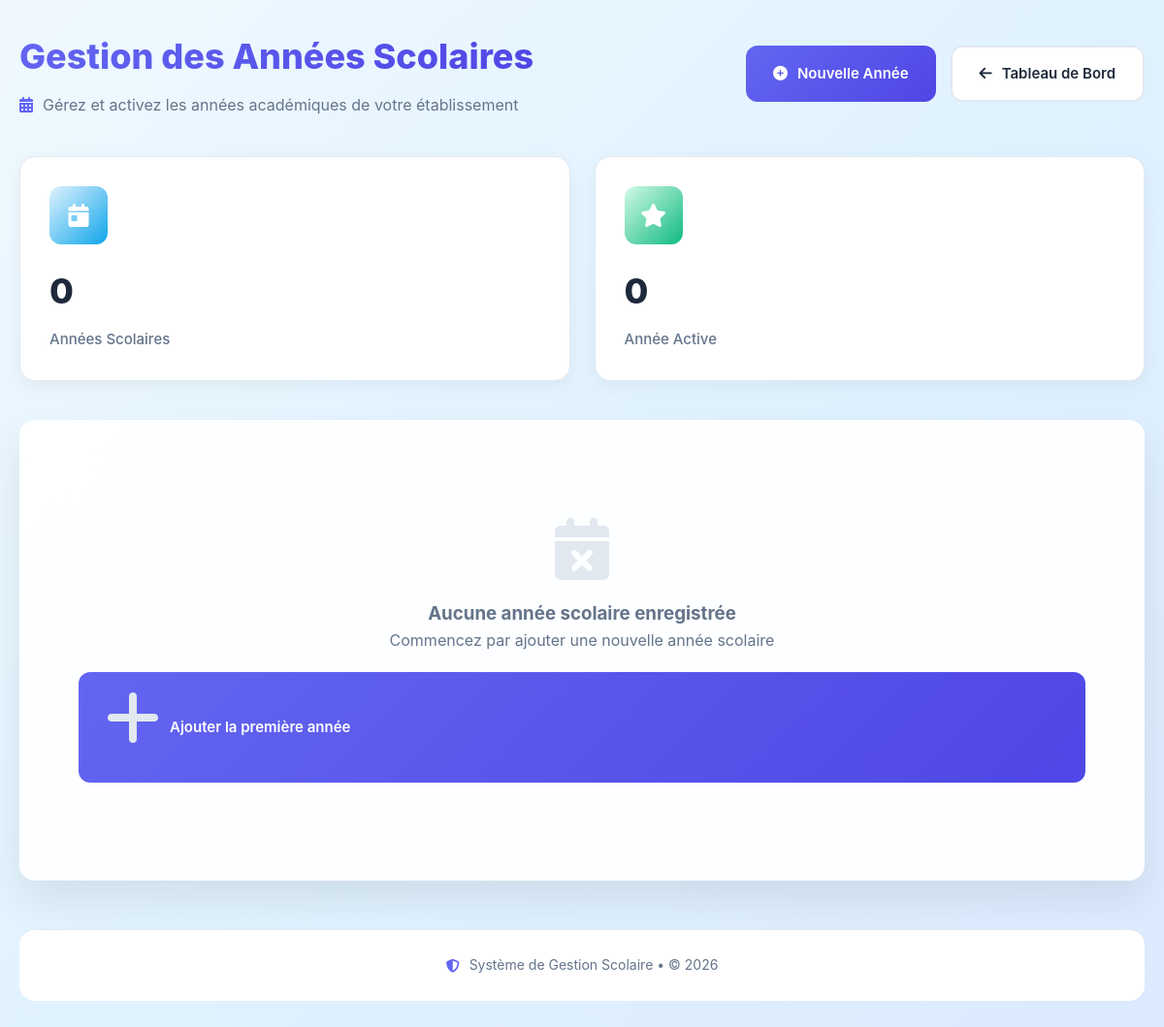
Page /Ecole/annees/activer.php (signed in) on the earlier database version.
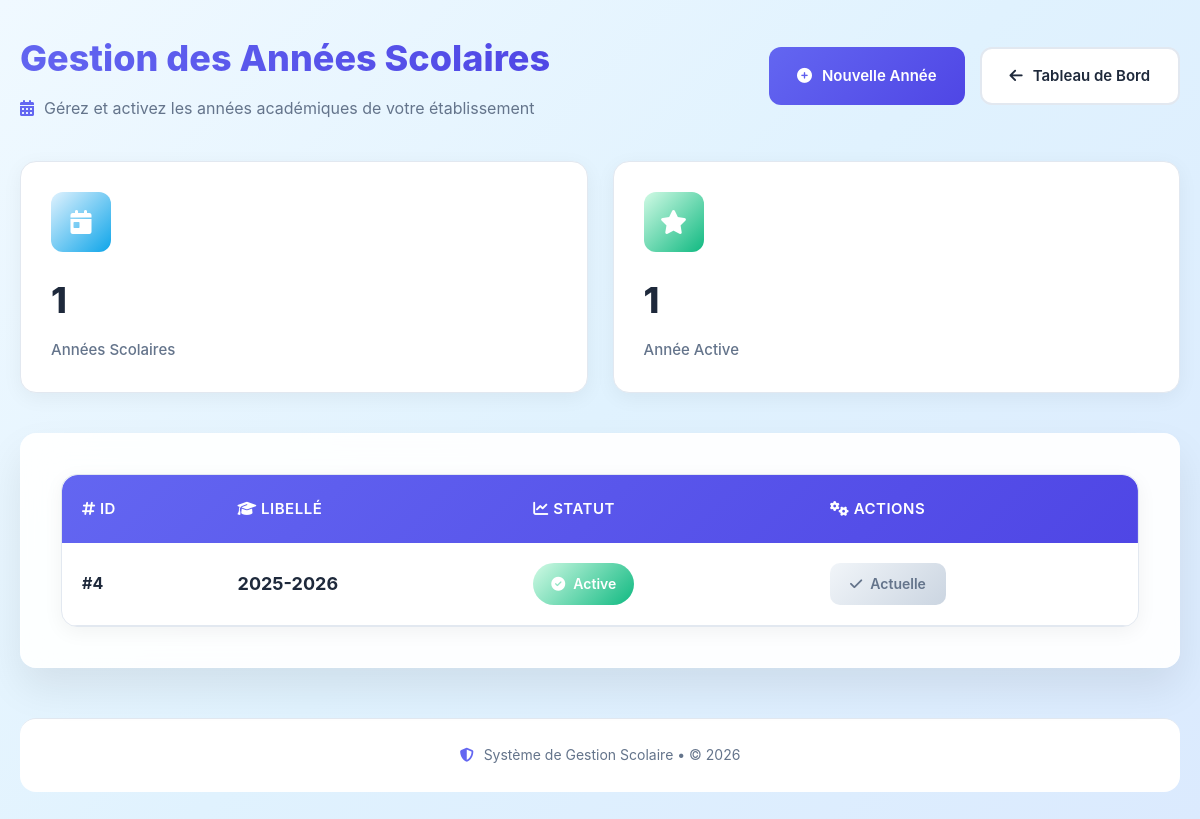
Same page on the later database version.
### tables this page shows
CREATE TABLE `annees_scolaires` (
  `id` int(11) NOT NULL,
  `libelle` varchar(20) NOT NULL,
  `active` tinyint(1) DEFAULT 0
);

### Ecole/annees/activer.php (the view, shortened to what the changed rows need)
<?php
require_once '../config/database.php';
$stmt = $pdo->query("SELECT * FROM annees_scolaires ORDER BY id ASC");
$annees = $stmt->fetchAll();
?>
<!DOCTYPE html>
<html lang="fr">
<head>
    <link rel="stylesheet" href="https://cdnjs.cloudflare.com/ajax/libs/font-awesome/6.4.0/css/all.min.css">
</head>
<body>
    <div class="container">
        <div class="header">
            <div class="header-content">
                <h1>Gestion des Années Scolaires</h1>
            </div>
        </div>
        <?php
            $activeCount = 0;
            $totalCount = count($annees);
            foreach ($annees as $annee) {
                if ($annee['active']) $activeCount++;
            }
        ?>
        <div class="stats-cards">
            <div class="stat-card">
                <div class="stat-icon stat-total">
                    <i class="fas fa-calendar-day"></i>
                </div>
                <div class="stat-number"><?php echo $totalCount; ?></div>
                <div class="stat-label">Années Scolaires</div>
            </div>
            <div class="stat-card">
                <div class="stat-icon stat-active">
                    <i class="fas fa-star"></i>
                </div>
                <div class="stat-number"><?php echo $activeCount; ?></div>
                <div class="stat-label">Année Active</div>
            </div>
        </div>
        <div class="glass-card">
            <?php if (empty($annees)): ?>
            <div class="empty-state">
                <i class="fas fa-calendar-times"></i>
                <h3>Aucune année scolaire enregistrée</h3>
                <p>Commencez par ajouter une nouvelle année scolaire</p>
                <a href="ajouter.php" class="btn btn-primary" style="margin-top: 20px;">
                    <i class="fas fa-plus"></i>
                    Ajouter la première année
                </a>
            </div>
            <?php else: ?>
            <div class="table-container">
                <table class="table">
                    <thead>
                        <tr>
                            <th><i class="fas fa-hashtag"></i> ID</th>
                            <th><i class="fas fa-graduation-cap"></i> Libellé</th>
                            <th><i class="fas fa-chart-line"></i> Statut</th>
                            <th><i class="fas fa-cogs"></i> Actions</th>
                        </tr>
                    </thead>
                    <tbody>
                        <?php foreach ($annees as $annee): ?>
                        <tr>
                            <td><strong>#<?php echo $annee['id']; ?></strong></td>
                            <td>
                                <div style="font-size: 18px; font-weight: 700; color: var(--dark);">
                                    <?php echo htmlspecialchars($annee['libelle']); ?>
                                </div>
                            </td>
                            <td>
                                <?php if ($annee['active']): ?>
                                <span class="status-badge status-active pulse">
                                    <i class="fas fa-check-circle"></i>
                                    Active
                                </span>
                                <?php endif; ?>
                            </td>
                            <td>
                                <div class="action-buttons-cell">
                                    <?php if (!$annee['active']): ?>
                                    <a href="?activate=<?php echo $annee['id']; ?>" class="btn-action btn-activate"
                                        onclick="return confirm('Voulez-vous vraiment activer l\'année scolaire <?php echo htmlspecialchars($annee['libelle']); ?> ?')">
                                        <i class="fas fa-toggle-on"></i>
                                        Activer
                                    </a>
                                    <?php else: ?>
                                    <span class="btn-action btn-disabled">
                                        <i class="fas fa-check"></i>
                                        Actuelle
                                    </span>
                                    <?php endif; ?>
                                </div>
                            </td>
                        </tr>
                        <?php endforeach; ?>
                    </tbody>
                </table>
            </div>
            <?php endif; ?>
        </div>
    </div>
</body>
</html>

Differences in the rows shown:
added annees_scolaires: id "4", libelle "2025-2026", active 1 (drawn)
Other differences:
$totalCount: "0" → "1"
$activeCount: "0" → "1"
text no longer shown: "Aucune année scolaire enregistrée Commencez par ajouter une nouvelle année scolaire Ajouter la première année"
text now shown: "ID LIBELLÉ STATUT ACTIONS"
